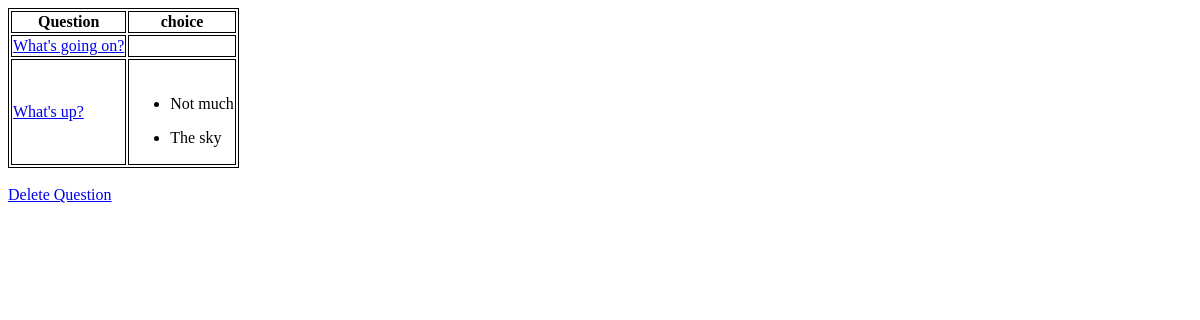
The app's page /, older data.
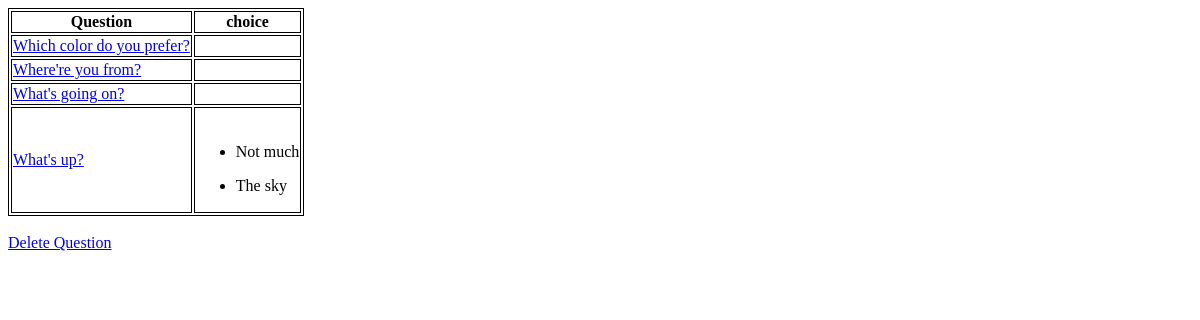
The same page, newer data.
### polls/models.py (models this page shows, shortened)
class Question(models.Model):
    question_text = models.CharField(max_length=200)
    pub_date = models.DateTimeField('date published')

class Choice(models.Model):
    question = models.ForeignKey(Question, on_delete=models.CASCADE)
    choice_text = models.CharField(max_length=200)
    votes = models.IntegerField(default=0)

### polls/views.py (the view)
# urls.py: path('', views.IndexView.as_view(), name='index'),
class IndexView(generic.ListView):
    template_name = 'polls/index.html'
    context_object_name = 'latest_question_list'
    def get_queryset(self):
        return Question.objects.order_by('-pub_date')[:5]

### polls/templates/polls/index.html (shortened to what this page needs)
{% if latest_question_list %}
<table>
    <tr>
       <th>Question</th>
       <th>choice</th>
    </tr>
    {% for question in latest_question_list %}
    <tr><td><a href="{% url 'polls:detail' question.id %}">{{ question.question_text }}</a></td>
          <td></br>
           {% for ch in question.choice_set.all %}
    	   <ul><li>{{ch.choice_text}}</li></ul>
          {% endfor %}
       </td>
    </tr>
    {% endfor %}
</table></br>
 <a href="{% url 'polls:listQuestion' %}">Delete Question</a>
{% else %}
    <p>No polls are available.</p>
{% endif %}

### polls/templates/polls/index.html (style rules this page uses)
table, th ,td { border:1px solid black; }

Row changes from the older to the newer data that the page shows:
added Question: question_text "Which color do you prefer?"
added Question: question_text "Where're you from?"
